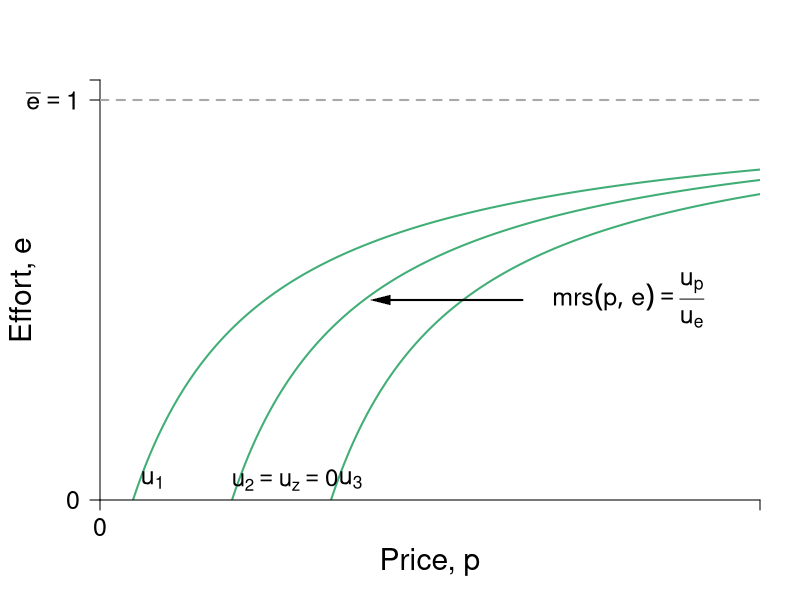

This figure's R source:
require(shape)
pdf(file = "employment/employment_price_initial_indiff.pdf", width = 9, height = 7)

#Set parameters for graphics
axislabelsize <- 1.8
labelsize <- 1.5
namesize <- 1.8
annotatesize <- 1.5
graphlinewidth <- 2
segmentlinewidth <- 1.5

COL <- c("#7fc97f", "#beaed4", "#fdc086", "#ffff99", "#386cb0", "#f0027f", "#bf5b17", "#666666")
COLA <- c("#e0f3db", "#99d8c9","#66c2a4","#41ae76", "#238b45", "#005824")
COLB <- c("#4eb3d3", "#2b8cbe", "#0868ac","#084081")

#Parameters for figures
u1 <- 4
u2 <- 10
u3 <- 16
a1 <- 2
a2 <- 2
a3 <- 2

indiffFn1 <- function(y, u1 = 4.5, a1 = 2) {
  1 - (a1) / (y - u1)
}

indiffFn2 <- function(y, u2 = 10.5, a2 = 2) {
  1 - (a2) / (y - u2)
}

indiffFn3 <- function(y, u3 = 16.5, a3 = 2) {
  1 - (a3) / (y - u3)
}

PCFn <- function(delta, mu = 16) {
  delta/mu
}

#The derivative for the function q = 1 - delta/(p - u) = delta/p - u)^2;
#From that we get the derivative and substitute in the relevant values
#for delta, u and p; that is we get a slope of 1/32
#But we also need the intercept; 0.375 above, or q/2 as it stood
tangentLine <- function(w){
  0.375 + (1/32)*w
}

COL <- c("#bae4b3", "#74c476", "#238b45")
par(mar =  c(5, 5, 4, 2))
xlims <- c(0, 10)
ylims <- c(0, 1.05)


plot(0, 0, xlim = xlims, ylim = ylims, type = "n",
     xlab = expression(paste("Price, ", p)),
     ylab = expression(paste("Effort, ", e)),
     xaxt = "n", 
     yaxt = "n",
     cex.lab = axislabelsize, 
     bty = "n", 
     xaxs="i", 
     yaxs="i")


# xpoly1 <- seq(from = xlims[1] + 0.2, to = 8, length.out = 500)
# ypoly1 <- PCFn(xpoly1, mu = 8)
# polygon(x = c(xpoly1, rev(xpoly1[1])), y = c(ypoly1, rev(ypoly1)[1]), col=COLA[1], density=NULL, border = NA)
# 

npts <- 500 
xx1 <- seq(u1 + a1 + 0.1, xlims[2], length.out = npts)
xx2 <- seq(u2 + a2 + 0.1, xlims[2], length.out = npts)
xx3 <- seq(3, xlims[2], length.out = npts)
xx4 <- seq(7, 17, 0.01)
xx5 <- seq(xlims[1] + 0.2, xlims[2], length.out = npts)
xx6 <- seq(xlims[1], 20, length.out = npts)


#Draw the lines for the graphs
#lines(xx5, PCFn(xx5, mu = 8), col = COLA[4], lwd = graphlinewidth)
lines(xx5, indiffFn1(xx5, u = 0), col = COLA[4], lwd = graphlinewidth)
lines(xx5, indiffFn1(xx5, u = -1.5), col = COLA[4], lwd = graphlinewidth)
lines(xx3, indiffFn1(xx3, u = 1.5), col = COLA[4], lwd = graphlinewidth)


#Customize ticks and labels for the plot
ticksy <- c(0,  1, ylims[2])
ylabels <- c(0,  expression(paste(bar(e) == 1) ), NA)
ticksx <- c(0, xlims[2])
xlabels <- c(0,  NA)
axis(1, at = ticksx, pos = 0, labels = xlabels, cex.axis = labelsize)
axis(2, at = ticksy, pos = 0, labels = ylabels, las = 1, cex.axis = labelsize)

#Annotation of the three indifference curves
text(0.8, 0.05, expression(paste(u[1])), cex = labelsize)
text(2.8, 0.05, expression(paste(u[2] == u[z], phantom() == 0)), cex = labelsize - 0.05)
text(3.8, 0.05, expression(paste(u[3])), cex = labelsize)

#Line for the max quality, q = 1 
segments(0, 1, xlims[2], 1, lty = 2, col = "darkgray", lwd = 2)
#Annotating line of 100% quality
#text(1.4, 1.025, expression(paste("Maximum level of effort, ", bar(e))))

#Add a point for the tangency
# segments(4, 0, 4, PCFn(delta = 4, mu = 8), lty = 2, col = "darkgray", lwd = segmentlinewidth)
# segments(0, PCFn(delta = 4, mu = 8), 4, PCFn(delta = 4, mu = 8), lty = 2, col = "darkgray", lwd = segmentlinewidth)
# points(4, PCFn(delta = 4, mu = 8), pch = 16, col = "black", cex = 1.5)
# text(4, PCFn(delta = 4, mu = 8) + 0.03, expression(paste(c)))


#Arrow to Slope of production function
# Arrows(8, 0.9, 18, 0.9, col = "black", lty = 1, lwd = 1.5, arr.type = "triangle")
# text(5, 0.93, expression(paste("Slope = ", frac(1, y[e]))))
# text(6.4, 0.83, expression(paste(" = ", frac(e^0.5, phi))))
#text(6.2, 0.83, expression(paste(" = ", frac(y, 2*phi^2))))
# text(20.8, 0.96, expression(paste(y(e))))

# Arrows(19, 0.6, 16.5, 0.6, col = "black", lty = 1, lwd = 1.5, arr.type = "triangle")
# text(21, 0.6, expression(paste(-frac(1, y[e]) == frac(u[y],u[e]))))

# text(4, 0.5, expression(paste("Feasible")))
# text(4, 0.45, expression(paste("set")))



#Label the feasible frontier
# text(2, 0.75, expression("Better for"), cex = labelsize)
# text(2, 0.7, expression("employer"), cex = labelsize)
# text(3.2, 0.5, expression("(production possibilities frontier)"), cex = labelsize)
# Arrows(4.35, 0.95, 8.1, 0.95, col = "black", lty = 1, lwd = 2, arr.type = "triangle", arr.lwd = 0.5)

# text(8, 0.25, expression("Better for"), cex = labelsize)
# text(8, 0.2, expression("employee"), cex = labelsize)


# text(4, 0.97, expression(paste("Slope of iso-profit")), cex = labelsize)
# text(4, 0.89, expression(paste(-mrt(p,e) == frac(de,dp),phantom()==frac(e, p))), cex = labelsize)
# Arrows(5.1, 0.89, 6.9, 0.89, col = "black", lty = 1, lwd = 2, arr.type = "triangle", arr.lwd = 0.5)

text(8, 0.5, expression(paste(mrs(p,e) == frac(u[p],u[e]) )), cex = labelsize)
Arrows(6.4, 0.5, 4.25, 0.5, col = "black", lty = 1, lwd = 2, arr.type = "triangle", arr.lwd = 0.5)


dev.off()
